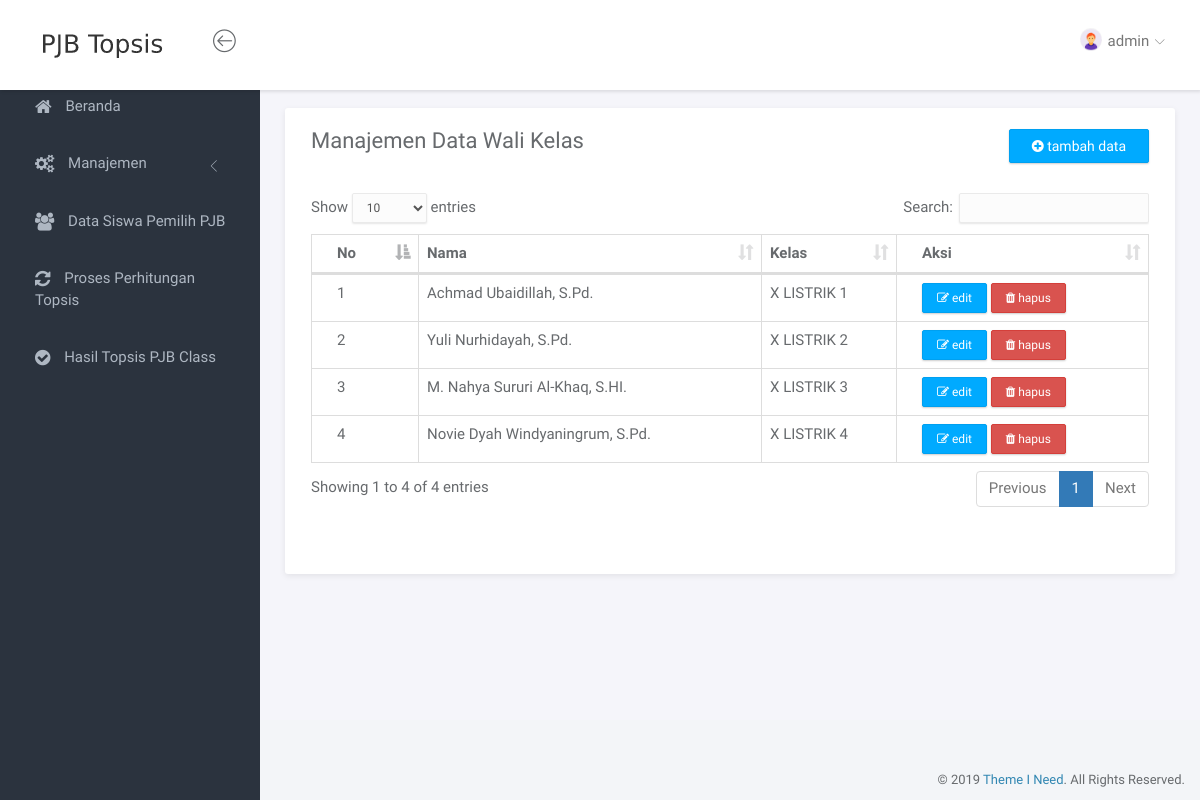
The page /index.php?page=guru (signed in) on the database its author committed.
### tables this page shows
CREATE TABLE `tbl_user` (
  `id_user` int(11) NOT NULL,
  `username` varchar(10) NOT NULL,
  `password` varchar(10) NOT NULL,
  `role` int(1) NOT NULL
);

CREATE TABLE `tbl_guru` (
  `id_guru` int(11) NOT NULL,
  `nama_guru` varchar(100) NOT NULL,
  `kelas` varchar(20) NOT NULL
);

### service.php (called while the page is built, shortened)
<?php
$g = mysqli_query($conn, "SELECT * FROM tbl_user WHERE username='$_SESSION[username]'");
$auth = mysqli_fetch_array($g);
?>

### page/guru/guru.php (the view, shortened to what this page needs)
<div class="panel panel-headline">
    <div class="panel-heading">
        <div class="row">
            <div class="col-md-12">
                <div class="pull-left">
                    <h3 class="panel-title">Manajemen Data Wali Kelas</h3>
                </div>
                <?php if ($auth['role'] == 1){ ?>
                <div class="pull-right">
                    <a href="?page=gurutambah" class="btn btn-primary"><i class="fa fa-plus-circle"></i> tambah data</a>
                </div>
                <?php } ?>
            </div>
        </div>
    </div>
    <div class="panel-body">
        <div class="row">
            <div class="col-md-12">
                <div class="table-responsive">
                    <table class="table table-bordered example">
                        <thead>
                            <tr>
                                <th>No</th>
                                <th>Nama</th>
                                <th>Kelas</th>
                                <?php if ($auth['role'] == 1){ ?>
                                <th>Aksi</th>
                                <?php } ?>
                            </tr>
                        </thead>
                        <tbody>
                            <?php
                            $no = 1;
                            $q = mysqli_query($conn, "SELECT * FROM tbl_guru");
                            while($data=mysqli_fetch_array($q)){ ?>
                                <tr>
                                    <td><?= $no ?></td>
                                    <td><?= $data['nama_guru'] ?></td>
                                    <td><?= $data['kelas'] ?></td>
                                    <?php if ($auth['role'] == 1){ ?>
                                    <td>
                                        <a href="?page=guruedit&id=<?= $data['id_guru'] ?>" class="btn btn-primary btn-xs"><i class="fa fa-edit"></i> edit</a>
                                        <a href="?page=guruhapus&id=<?= $data['id_guru'] ?>" class="btn btn-danger btn-xs"><i class="fa fa-trash"></i> hapus</a>
                                    </td>
                                    <?php } ?>
                                </tr>
                            <?php $no++; } ?>
                        </tbody>
                    </table><br><br>
                </div>
            </div>
        </div>
    </div>
</div>

### header.php (shortened to what this page needs)
<nav class="navbar navbar-default navbar-fixed-top">
	<div class="brand">
		<a href="?page=beranda"><img src="assets/img/logo.png" alt="logo"></a>
	</div>
	<div class="container-fluid">
		<div class="navbar-btn">
			<button type="button" class="btn-toggle-fullwidth"><i class="lnr lnr-arrow-left-circle"></i></button>
		</div>
		<div id="navbar-menu">
			<ul class="nav navbar-nav navbar-right">
				<li class="dropdown">
					<a href="#" class="dropdown-toggle" data-toggle="dropdown"><img src="assets/img/admin.png" class="img-circle" alt="Avatar"> <span><?= $auth['username'] ?></span> <i class="icon-submenu lnr lnr-chevron-down"></i></a>
				</li>
			</ul>
		</div>
	</div>
</nav>

### assets/css/main.css (style rules this page uses)
html { position: relative; min-height: 100%; }
body { background-color: #F3F5F8; font-family: "Source Sans Pro", sans-serif; font-size: 15px; color: #676a6d; }
a { color: #3287B2; }
th { font-weight: 600; }
.navbar-default { -webkit-transition: all 0.3s ease-in-out; -moz-transition: all 0.3s ease-in-out; -ms-transition: all 0.3s ease-in-out; -o-transition: all 0.3s ease-in-out; transition: all 0.3s ease-in-out; -moz-box-shadow: 1px 2px 3px rgba(0, 0, 0, 0.1); -webkit-box-shadow: 1px 2px 3px rgba(0, 0, 0, 0.1); box-shadow: 1px 2px 3px rgba(0, 0, 0, 0.1); -webkit-border-radius: 0; -moz-border-radius: 0; border-radius: 0; padding: 0; margin: 0; border: none; background-color: #fff; }
.navbar-default .brand { float: left; padding: 30px 39px; background-color: #fff; }
.navbar-btn { float: left; padding: 16px 0; }
.navbar-btn button { font-size: 24px; padding: 4px 8px; line-height: .7; border: none; background: none; outline: none; }
.navbar-nav > li > a { padding: 28px 20px; }
.navbar-nav > li > a > i { font-size: 22px; margin-right: 2px; vertical-align: middle; }
.navbar-nav > li > a > i.icon-submenu { margin-left: 2px; margin-right: 0; font-size: 10px; position: relative; top: 2px; }
.navbar-nav > li > a > span { position: relative; top: 2px; }
.navbar-nav > li > a img { width: 22px; margin-right: 2px; }
@media screen and (min-width: 768px) { .navbar-nav.navbar-right { margin-right: 0; } }
.btn { -webkit-border-radius: 2px; -moz-border-radius: 2px; border-radius: 2px; -moz-box-shadow: 0px 1px 2px 0 rgba(0, 0, 0, 0.2); -webkit-box-shadow: 0px 1px 2px 0 rgba(0, 0, 0, 0.2); box-shadow: 0px 1px 2px 0 rgba(0, 0, 0, 0.2); padding: 6px 22px; }
.btn-group-xs > .btn, .btn-xs { padding: 5px 14px; }
.btn-primary { background-color: #00AAFF; border-color: #00a0f0; }
.panel { -webkit-border-radius: 3px; -moz-border-radius: 3px; border-radius: 3px; -moz-box-shadow: 0 2px 6px rgba(0, 0, 0, 0.08); -webkit-box-shadow: 0 2px 6px rgba(0, 0, 0, 0.08); box-shadow: 0 2px 6px rgba(0, 0, 0, 0.08); background-color: #fff; margin-bottom: 30px; }
.panel .panel-heading, .panel .panel-body, .panel .panel-footer { padding-left: 25px; padding-right: 25px; }
.panel .panel-heading { padding-top: 20px; padding-bottom: 20px; position: relative; }
.panel .panel-heading .panel-title { margin: 0; font-size: 18px; font-weight: 300; }
.panel .panel-body { padding-top: 10px; padding-bottom: 15px; }
.panel.panel-headline .panel-heading { border-bottom: none; }
.panel.panel-headline .panel-heading .panel-title { margin-bottom: 8px; font-size: 22px; font-weight: normal; }
.panel .table > thead > tr > td:first-child, .panel .table > thead > tr > th:first-child, .panel .table > tbody > tr > td:first-child, .panel .table > tbody > tr > th:first-child, .panel .table > tfoot > tr > td:first-child, .panel .table > tfoot > tr > th:first-child { padding-left: 25px; }
.panel .table > thead > tr > td:last-child, .panel .table > thead > tr > th:last-child, .panel .table > tbody > tr > td:last-child, .panel .table > tbody > tr > th:last-child, .panel .table > tfoot > tr > td:last-child, .panel .table > tfoot > tr > th:last-child { padding-left: 25px; }

### index.php (style rules this page uses)
.btn { outline: none !important; }

### rows shown on the page
tbl_user: username "admin"
tbl_guru: nama_guru "Achmad Ubaidillah, S.Pd.", kelas "X LISTRIK 1"
tbl_guru: nama_guru "Yuli Nurhidayah, S.Pd.", kelas "X LISTRIK 2"
tbl_guru: nama_guru "M. Nahya Sururi Al-Khaq, S.HI.", kelas "X LISTRIK 3"
tbl_guru: nama_guru "Novie Dyah Windyaningrum, S.Pd.", kelas "X LISTRIK 4"
